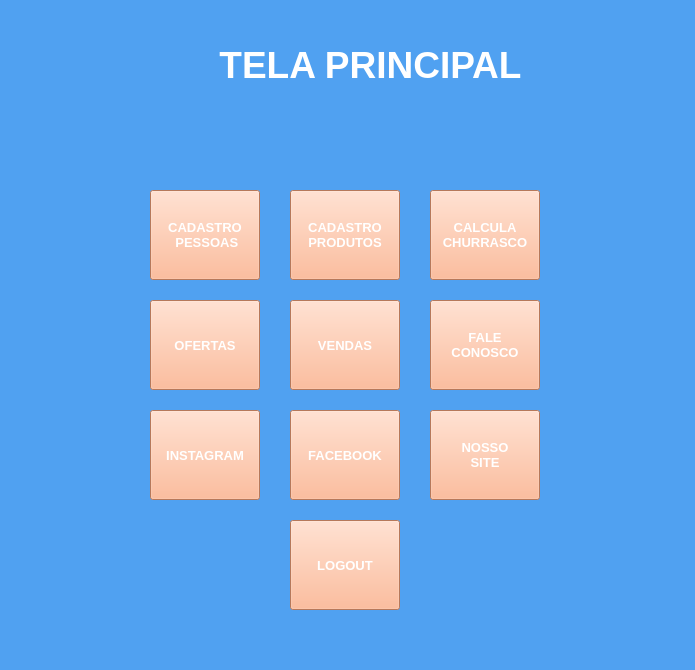
<?xml version="1.0" encoding="UTF-8"?>
<ui version="4.0">
 <class>MainWindow</class>
 <widget class="QMainWindow" name="MainWindow">
  <property name="geometry">
   <rect>
    <x>0</x>
    <y>0</y>
    <width>695</width>
    <height>670</height>
   </rect>
  </property>
  <property name="windowTitle">
   <string>Tela Principal</string>
  </property>
  <property name="styleSheet">
   <string notr="true">background-color: rgb(80, 161, 241);
color: rgb(255, 255, 255);</string>
  </property>
  <widget class="QWidget" name="centralwidget">
   <widget class="QPushButton" name="bt_pessoas">
    <property name="geometry">
     <rect>
      <x>150</x>
      <y>190</y>
      <width>110</width>
      <height>90</height>
     </rect>
    </property>
    <property name="font">
     <font>
      <pointsize>10</pointsize>
      <weight>75</weight>
      <bold>true</bold>
     </font>
    </property>
    <property name="styleSheet">
     <string notr="true">color: rgb(255, 255, 255);
background-color: rgb(255, 170, 127);</string>
    </property>
    <property name="text">
     <string>CADASTRO
 PESSOAS</string>
    </property>
   </widget>
   <widget class="QPushButton" name="bt_produtos">
    <property name="geometry">
     <rect>
      <x>290</x>
      <y>190</y>
      <width>110</width>
      <height>90</height>
     </rect>
    </property>
    <property name="font">
     <font>
      <pointsize>10</pointsize>
      <weight>75</weight>
      <bold>true</bold>
     </font>
    </property>
    <property name="styleSheet">
     <string notr="true">color: rgb(255, 255, 255);
background-color: rgb(255, 170, 127);</string>
    </property>
    <property name="text">
     <string>CADASTRO
PRODUTOS</string>
    </property>
   </widget>
   <widget class="QPushButton" name="bt_vendas">
    <property name="geometry">
     <rect>
      <x>290</x>
      <y>300</y>
      <width>110</width>
      <height>90</height>
     </rect>
    </property>
    <property name="font">
     <font>
      <pointsize>10</pointsize>
      <weight>75</weight>
      <bold>true</bold>
     </font>
    </property>
    <property name="styleSheet">
     <string notr="true">color: rgb(255, 255, 255);
background-color: rgb(255, 170, 127);</string>
    </property>
    <property name="text">
     <string>VENDAS</string>
    </property>
   </widget>
   <widget class="QPushButton" name="bt_fale">
    <property name="geometry">
     <rect>
      <x>430</x>
      <y>300</y>
      <width>110</width>
      <height>90</height>
     </rect>
    </property>
    <property name="font">
     <font>
      <pointsize>10</pointsize>
      <weight>75</weight>
      <bold>true</bold>
     </font>
    </property>
    <property name="styleSheet">
     <string notr="true">color: rgb(255, 255, 255);
background-color: rgb(255, 170, 127);</string>
    </property>
    <property name="text">
     <string>FALE 
CONOSCO</string>
    </property>
   </widget>
   <widget class="QPushButton" name="bt_site">
    <property name="geometry">
     <rect>
      <x>430</x>
      <y>410</y>
      <width>110</width>
      <height>90</height>
     </rect>
    </property>
    <property name="font">
     <font>
      <pointsize>10</pointsize>
      <weight>75</weight>
      <bold>true</bold>
     </font>
    </property>
    <property name="styleSheet">
     <string notr="true">color: rgb(255, 255, 255);
background-color: rgb(255, 170, 127);</string>
    </property>
    <property name="text">
     <string>NOSSO
SITE</string>
    </property>
   </widget>
   <widget class="QPushButton" name="bt_ofertas">
    <property name="geometry">
     <rect>
      <x>150</x>
      <y>300</y>
      <width>110</width>
      <height>90</height>
     </rect>
    </property>
    <property name="font">
     <font>
      <pointsize>10</pointsize>
      <weight>75</weight>
      <bold>true</bold>
     </font>
    </property>
    <property name="styleSheet">
     <string notr="true">color: rgb(255, 255, 255);
background-color: rgb(255, 170, 127);</string>
    </property>
    <property name="text">
     <string>OFERTAS</string>
    </property>
   </widget>
   <widget class="QPushButton" name="bt_insta">
    <property name="geometry">
     <rect>
      <x>150</x>
      <y>410</y>
      <width>110</width>
      <height>90</height>
     </rect>
    </property>
    <property name="font">
     <font>
      <pointsize>10</pointsize>
      <weight>75</weight>
      <bold>true</bold>
     </font>
    </property>
    <property name="styleSheet">
     <string notr="true">color: rgb(255, 255, 255);
background-color: rgb(255, 170, 127);</string>
    </property>
    <property name="text">
     <string>INSTAGRAM</string>
    </property>
   </widget>
   <widget class="QPushButton" name="bt_face">
    <property name="geometry">
     <rect>
      <x>290</x>
      <y>410</y>
      <width>110</width>
      <height>90</height>
     </rect>
    </property>
    <property name="font">
     <font>
      <pointsize>10</pointsize>
      <weight>75</weight>
      <bold>true</bold>
     </font>
    </property>
    <property name="styleSheet">
     <string notr="true">color: rgb(255, 255, 255);
background-color: rgb(255, 170, 127);</string>
    </property>
    <property name="text">
     <string>FACEBOOK</string>
    </property>
   </widget>
   <widget class="QPushButton" name="bt_churras">
    <property name="geometry">
     <rect>
      <x>430</x>
      <y>190</y>
      <width>110</width>
      <height>90</height>
     </rect>
    </property>
    <property name="font">
     <font>
      <pointsize>10</pointsize>
      <weight>75</weight>
      <bold>true</bold>
     </font>
    </property>
    <property name="styleSheet">
     <string notr="true">color: rgb(255, 255, 255);
background-color: rgb(255, 170, 127);</string>
    </property>
    <property name="text">
     <string>CALCULA
CHURRASCO</string>
    </property>
   </widget>
   <widget class="QPushButton" name="bt_logout">
    <property name="geometry">
     <rect>
      <x>290</x>
      <y>520</y>
      <width>110</width>
      <height>90</height>
     </rect>
    </property>
    <property name="font">
     <font>
      <pointsize>10</pointsize>
      <weight>75</weight>
      <bold>true</bold>
     </font>
    </property>
    <property name="styleSheet">
     <string notr="true">color: rgb(255, 255, 255);
background-color: rgb(255, 170, 127);</string>
    </property>
    <property name="text">
     <string>LOGOUT</string>
    </property>
   </widget>
   <widget class="QLabel" name="label_11">
    <property name="geometry">
     <rect>
      <x>20</x>
      <y>20</y>
      <width>121</width>
      <height>91</height>
     </rect>
    </property>
    <property name="text">
     <string/>
    </property>
    <property name="pixmap">
     <pixmap>Apresentação1-removebg-previewaawwwwwwwwwwww.png</pixmap>
    </property>
    <property name="scaledContents">
     <bool>true</bool>
    </property>
   </widget>
   <widget class="QLabel" name="label">
    <property name="geometry">
     <rect>
      <x>150</x>
      <y>20</y>
      <width>441</width>
      <height>91</height>
     </rect>
    </property>
    <property name="font">
     <font>
      <weight>75</weight>
      <bold>true</bold>
     </font>
    </property>
    <property name="text">
     <string>&lt;html&gt;&lt;head/&gt;&lt;body&gt;&lt;p align=&quot;center&quot;&gt;&lt;span style=&quot; font-size:28pt; color:#ffffff;&quot;&gt;TELA PRINCIPAL&lt;/span&gt;&lt;/p&gt;&lt;/body&gt;&lt;/html&gt;</string>
    </property>
   </widget>
  </widget>
 </widget>
 <resources>
  <include location="../Telas do Python definitivo/imagens das telas do python.qrc"/>
 </resources>
 <connections/>
</ui>
